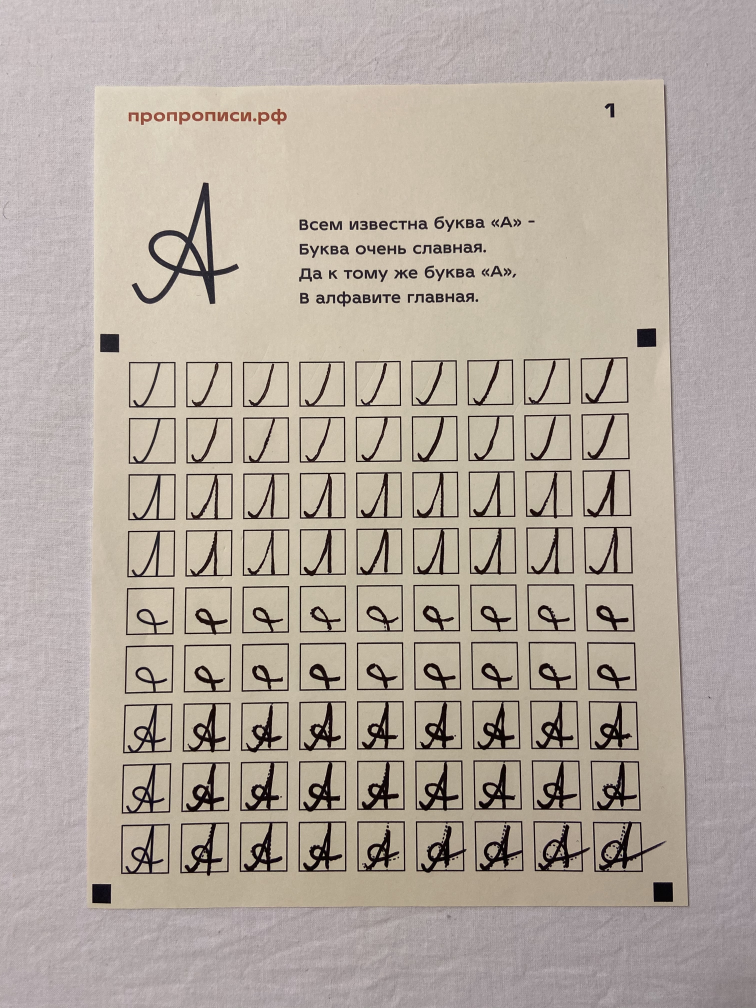
#> input picture core/test3.JPG, 3024 x 4032 px, found by its file name (shown at 1/4 size)
$ python __init__.py
#> lines starting #> are read from the running program, lines starting #| are printed output that depends on the picture; after the words box and inside, x2 and y2 are one past the last pixel; in counts of white or black regions, pixels touching at a corner belong together; long printed decimals are rounded
#> further down, image is the input picture: shape (4032, 3024, 3); mean B, G, R 159.6, 169.7, 180.3
### core/preprocessing.py
from imutils.perspective import four_point_transform
from skimage.filters import threshold_local
import imutils
import numpy as np
import cv2
import core.analysis as analysis


def show_image(image, caption='image'):
    # cv2.imshow(caption, imutils.resize(image, height=1000))
    # cv2.waitKey(0)
    print('')

#     sorting contours func
def get_contour_precedence(contour, cols):
    tolerance_factor = 10
    origin = cv2.boundingRect(contour)
    return ((origin[1] // tolerance_factor) * tolerance_factor) * cols + origin[0]


def preprocess_image(image):
    # load the image and compute the ratio of the old height
    # to the new height, clone it, and resize it
    ratio = image.shape[0] / 1600
#> ratio = 2.52
    orig = image.copy()
    image = imutils.resize(image, height=1600)
#> image: shape (1600, 1200, 3)
    show_image(image)

    image_height, image_width, image_channels = image.shape
#> image_height = 1600; image_width = 1200; image_channels = 3
    # convert the image to grayscale, blur it, and find edges
    # in the image
    gray = cv2.cvtColor(image, cv2.COLOR_BGR2GRAY)
    gray = cv2.GaussianBlur(gray, (5, 5), 0)
    edged = cv2.Canny(gray, 75, 200)
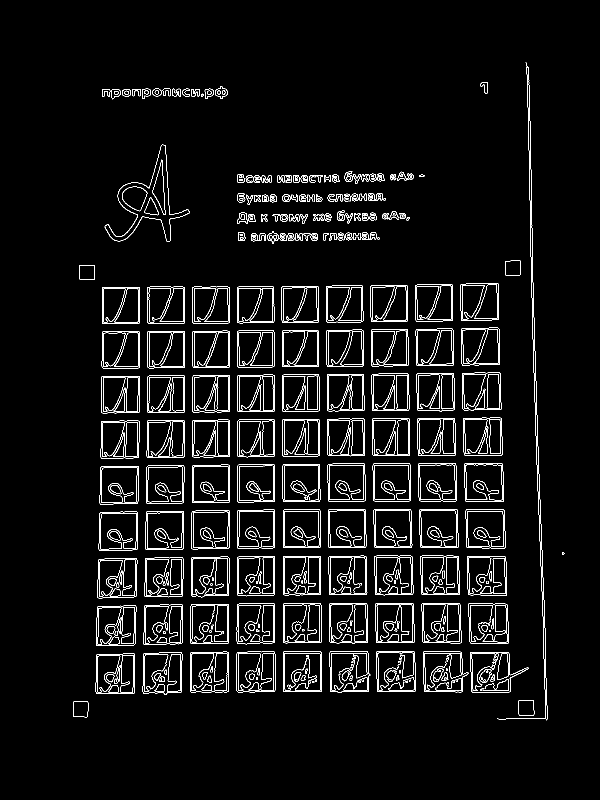
#> edged: shape (1600, 1200) (shown at 1/2 size); 4.2% white in thin lines or dots, all inside (x1, y1, x2, y2) = (146, 125, 1129, 1441)

    show_image(edged)

    # Find contours

    # find the contours in the edged image, keeping only the
    # largest ones, and initialize the screen contour
    cnts = cv2.findContours(edged.copy(), cv2.RETR_EXTERNAL, cv2.CHAIN_APPROX_SIMPLE)
#> cnts = 185 contours, 27 with area under 20; largest, box (x1, y1, x2, y2) and area: (209, 289, 379, 483) 9607, (846, 1303, 937, 1385) 6246, (752, 1302, 832, 1384) 6188, (285, 1305, 365, 1390) 6177, (659, 1303, 741, 1386) 6162
    cnts = imutils.grab_contours(cnts)

    XY = []
    # cnts = sorted(cnts, key=cv2.contourArea, reverse=True)[:5]
    # print(cnts)

    for c in cnts:
        x, y, w, h = cv2.boundingRect(c)
        area = w * h
        aspect = (h + 0.0) / w
        peri = cv2.arcLength(c, True)
        approx = cv2.approxPolyDP(c, 0.022 * peri, True)
        cv2.rectangle(image, (x, y), (x + w, y + h), (0, 255, 0), 1)
        text = str(x) + '-' + str(y) + '-' + str(w) + '-' + str(h)

        xpr = x
        ypr = y  # debug
        if x < image_width / 2:
            x += w

        if y < image_height / 2:
            y += h

        cv2.putText(image, text, (xpr, ypr), cv2.FONT_HERSHEY_SIMPLEX,
                    0.3, (255, 0, 0), 1, cv2.LINE_AA)
        if (0.9 < aspect) and (aspect < 1.1) and (area > 100) and (area < 1200) and (len(approx) == 4):
            xy = np.array([x, y])
            XY.append(xy)
            cv2.rectangle(image, (xpr, ypr), (xpr + w, ypr + h), (0, 0, 255), 3)
#> this loop made 185 passes
#> (x, y, w, h, area, aspect, peri, approx) on passes 1, 2, 6, 8, 9, 12, 13: (177, 1403, 31, 32, 992, 1.03, 118.5, [[147, 1403], [146, 1432], [175, 1433], [175, 1403]]), (1037, 1400, 32, 32, 1024, 1, 121.1, [[1037, 1401], [1038, 1431], [1067, 1431], [1067, 1401]]), (994, 1307, 24, 53, 1272, 2.21, 137.7, [[1014, 1307], [1003, 1307], [995, 1359], [1017, 1351]]), (270, 1307, 79, 81, 6399, 1.03, 310.7, [[268, 1307], [192, 1310], [193, 1387], [268, 1386]]), (365, 1305, 80, 85, 6800, 1.06, 319.5, [[287, 1307], [286, 1386], [362, 1384], [363, 1305]]), (659, 1303, 82, 83, 6806, 1.01, 318, [[660, 1303], [660, 1382], [736, 1383], [735, 1303]]), (644, 1303, 78, 81, 6318, 1.04, 311.1, [[567, 1303], [567, 1383], [642, 1383], [642, 1304]])
#> (x, y, w, h, area, aspect, peri, xpr) on pass 63: (280, 752, 77, 75, 5775, 0.974, 298.1, 203)
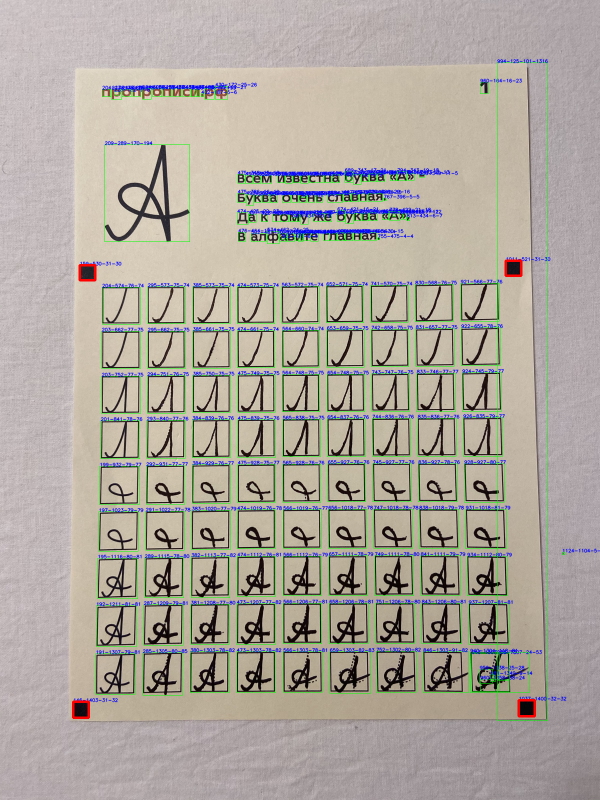
#> image: shape (1600, 1200, 3) (shown at 1/2 size); mean of channels 0, 1, 2 158.3, 167.8, 174; drawn as B, G, R
    # cv2.drawContours(orig, cnts, -1, (0, 0, 255), 1)

    show_image(image)

    XY = np.array(XY)
    # loop over the contours

    #  Transform and scale

    # apply the four point transform to obtain a top-down
    # view of the original image
    warped = four_point_transform(orig, XY.reshape(4, 2) * ratio)
    show_image(warped)

    # convert the warped image to grayscale, then threshold it
    # to give it that 'black and white' paper effect
    orig = np.copy(warped)
    warped = cv2.cvtColor(warped, cv2.COLOR_BGR2GRAY)
#> warped: shape (2140, 2167)
    T = threshold_local(warped, 11, offset=10, method="gaussian")
    # warped = (warped > T).astype("uint8") * 255

    # show the original and scanned images

    gray = cv2.bitwise_not(warped)
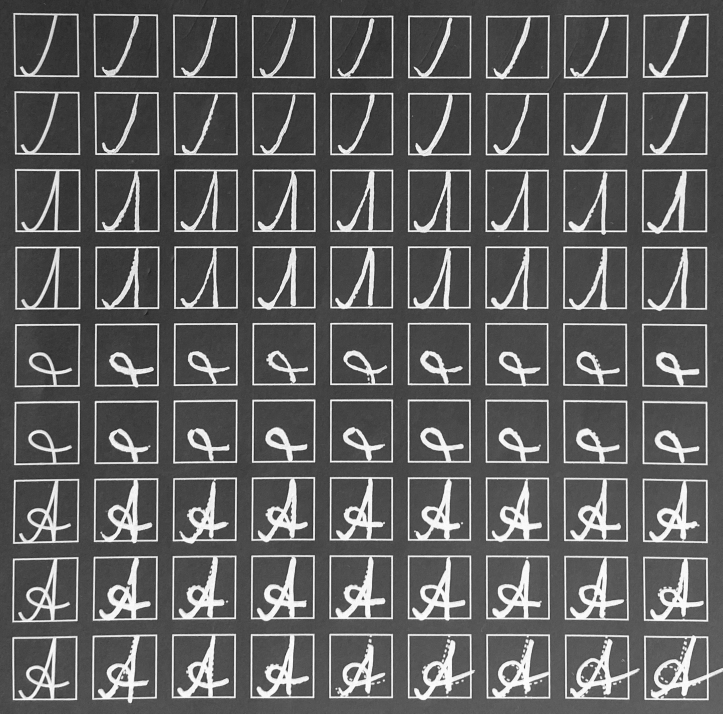
#> gray: shape (2140, 2167) (shown at 1/3 size); min 7, max 255, mean 95.1
    bw = cv2.adaptiveThreshold(gray, 255, cv2.ADAPTIVE_THRESH_MEAN_C, cv2.THRESH_BINARY, 15, -2)
#> bw: shape (2140, 2167); 28.8% white; 84231 white regions (76010 under 20 px), largest, box (x1, y1, x2, y2) and area: (1931, 1905, 2167, 2101) 12611, (1694, 1903, 1920, 2099) 12404, (1223, 1666, 1415, 1862) 11629

    # Show extracted horizontal lines
    # [horiz]

    show_image(gray)

    cnts = cv2.findContours(bw, cv2.RETR_EXTERNAL, cv2.CHAIN_APPROX_SIMPLE)
    cnts = imutils.grab_contours(cnts)

    res = cv2.cvtColor(warped, cv2.COLOR_GRAY2RGB)

    res_contours = []
    for i in range(len(cnts)):
        c = cnts[i]
        x, y, w, h = cv2.boundingRect(c)
        area = w * h
        aspect = (h + 0.0) / w
        peri = cv2.arcLength(c, True)
        approx = cv2.approxPolyDP(c, 0.022 * peri, True)

        if (0.9 < aspect) and (aspect < 1.1) and (area > 100) and (len(approx) == 4):
            crop = res[y:y + h, x:x + w]
            res_contours.append(approx)

    # sort contours
    res_contours.sort(key=lambda ww: get_contour_precedence(ww, bw.shape[1]))

    return res_contours, res

### core/analysis.py
import cv2 as cv


def process_images(img1, img2):
    thresh = process(img1)
    thresh2 = process(img2)

    contours, hierarchy = cv.findContours(thresh, cv.RETR_LIST, cv.CHAIN_APPROX_SIMPLE)
    cnt1 = contours[0]
    contours, hierarchy = cv.findContours(thresh2, cv.RETR_LIST, cv.CHAIN_APPROX_SIMPLE)
    cnt2 = contours[0]
    ans = cv.matchShapes(cnt1, cnt2, cv.CONTOURS_MATCH_I3, 0.0)
    ret = 100 - ans * 100

    return ret


def process(img):
    warped = cv.cvtColor(img, cv.COLOR_BGR2GRAY)

    gray = cv.bitwise_not(warped)
    ret, bw = cv.threshold(gray, 127, 255, 0)

    return bw


def analyse(res_contours, res):
    #  print sorted
    line_size = 9
    cur_idx = 0
    pattern = None
    mark = 0
    count_of_processed = 0
    single_mark = 0

    for i in range(len(res_contours)):
        c = res_contours[i]
        cur_idx = i % line_size
        is_pattern = cur_idx == 0
        x, y, w, h = cv.boundingRect(c)
        area = w * h
        aspect = (h + 0.0) / w
        peri = cv.arcLength(c, True)
        approx = cv.approxPolyDP(c, 0.022 * peri, True)

        if (0.9 < aspect) and (aspect < 1.1) and (area > 100) and (len(approx) == 4):
            crop = res[y:y + h, x:x + w]

            if is_pattern:
                pattern = crop

            if not is_pattern:
                count_of_processed += 1
                single_mark = process_images(pattern, crop)
                mark += single_mark
                cv.putText(res, str(round(single_mark, 2)), (x, y), cv.FONT_HERSHEY_SIMPLEX,
                           1, (255, 0, 0), 1, cv.LINE_AA)

            cv.rectangle(res, (x, y), (x + w, y + h), (0, 255, 0), 2)
#> this loop made 79 passes
#> pass 1, in analyse, `crop = res[y:y + h, x:x + w]`:
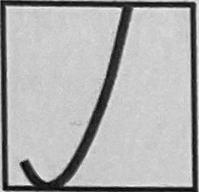
#> crop: shape (192, 199, 3); min 5, max 246, mean 175.7
#> after the loop:
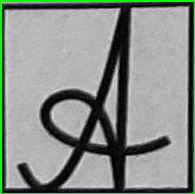
#> pattern: shape (194, 195, 3); mean B, G, R 134.3, 142.1, 134.3
#> after the loop:
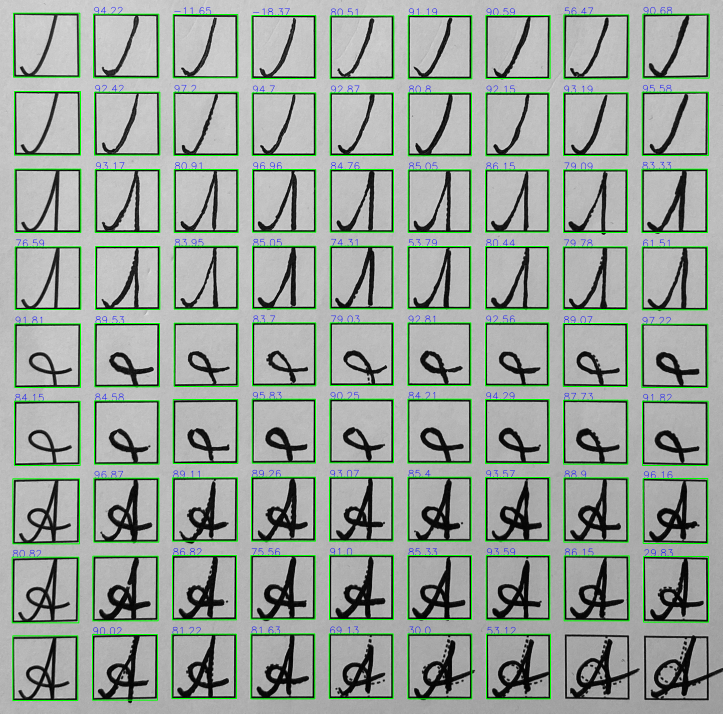
#> res: shape (2140, 2167, 3) (shown at 1/3 size); mean B, G, R 154.6, 163.7, 153.7

    return mark / count_of_processed

### core/__init__.py
from core.preprocessing import *
from core.analysis import *

def test_sheet(image):
    processed_contours, res_image = preprocess_image(image)
    mark = analyse(processed_contours, res_image)

    return mark

image = cv2.imread('/Users/andrew/Work/personal/Projects/propropisi/core/test3.jpg')
print(test_sheet(image))
#| 81.322
#> the loop in analyse (call 2), `for i in range(len(res_contours)):` made 79 passes
#> pass 2, in process (call 142), `ret, bw = cv.threshold(gray, 127, 255, 0)`:
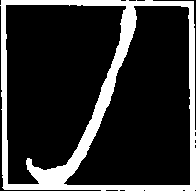
#> bw: shape (191, 196); 18.2% white; 1 white region, box (x1, y1, x2, y2) and area: (0, 0, 196, 191) 6804
#| 81.322
